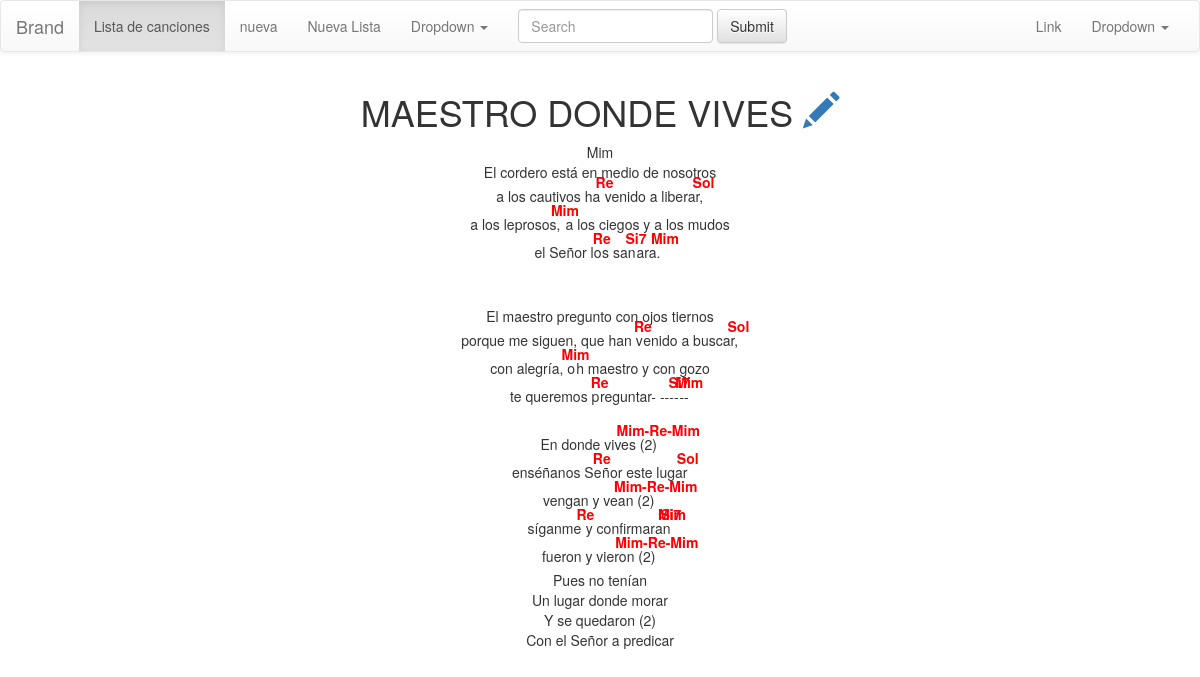
/song/10/, run on the app's committed database.
### songs/models.py (models this page shows, shortened)
class Song(models.Model):
    name = models.CharField('Nombre', max_length=200)
    lyrics = models.TextField('Contenido')
    lyrics_edit_view = models.TextField('Edicion')
    lyrics_formated = models.TextField('Contenido HTML')

### songs/views.py (the view)
# urls.py: url(r'^song/(?P<pk>[-\w]+)/$', SongDetailView.as_view(), name='song-detail'),
class SongDetailView(DetailView):
    model = Song
    template_name = 'song_detail.html'

### songs/templates/song_detail.html (shortened to what this page needs)
{% extends "base.html" %}
{% load staticfiles %}
{% block content %}
<div class="text-center">
  <h1 >
  	{{ object.name }}
  	<a href="/song/edit/{{object.id}}/" class="hidden-xs">
  		<i class="glyphicon glyphicon-pencil"></i>
  	</a>
  </h1>
  {{ object.lyrics_formated|safe }}
</div>
{% endblock %}
{% block css %}
  <link rel='stylesheet' href='{% static "main.css"%}?v=1'/>
{% endblock %}

### songs/static/main.css (style rules this page uses)
.tone { position: relative; top: -1em; margin: -attr(height); line-height: 2em; color:red; }

### data on the page
Song: name "MAESTRO DONDE VIVES", lyrics_formated "Mim El cordero está en medio de nosotros a los cautivos ha Re venido a liberar, Sol a los leprosos, Mim a los ciegos y a los mudos el Señor lo Re s san Si7 ara. Mim El maestro pregunto con ojos tiernos porque me siguen, que han v Re enido a buscar, Sol con alegría, o Mim h maestro y con gozo te queremos p Re reguntar- ---- Si7 -- Mim En donde vives (2) Mim-Re-Mim enséñanos Se Re ñor este lugar Sol vengan y vean (2) Mim-Re-Mim síganme Re y confirmaran Si7 Mim fueron y vieron (2) Mim-Re-Mim Pues no tenían Un lugar donde morar Y se quedaron (2) Con el Señor a predicar"
